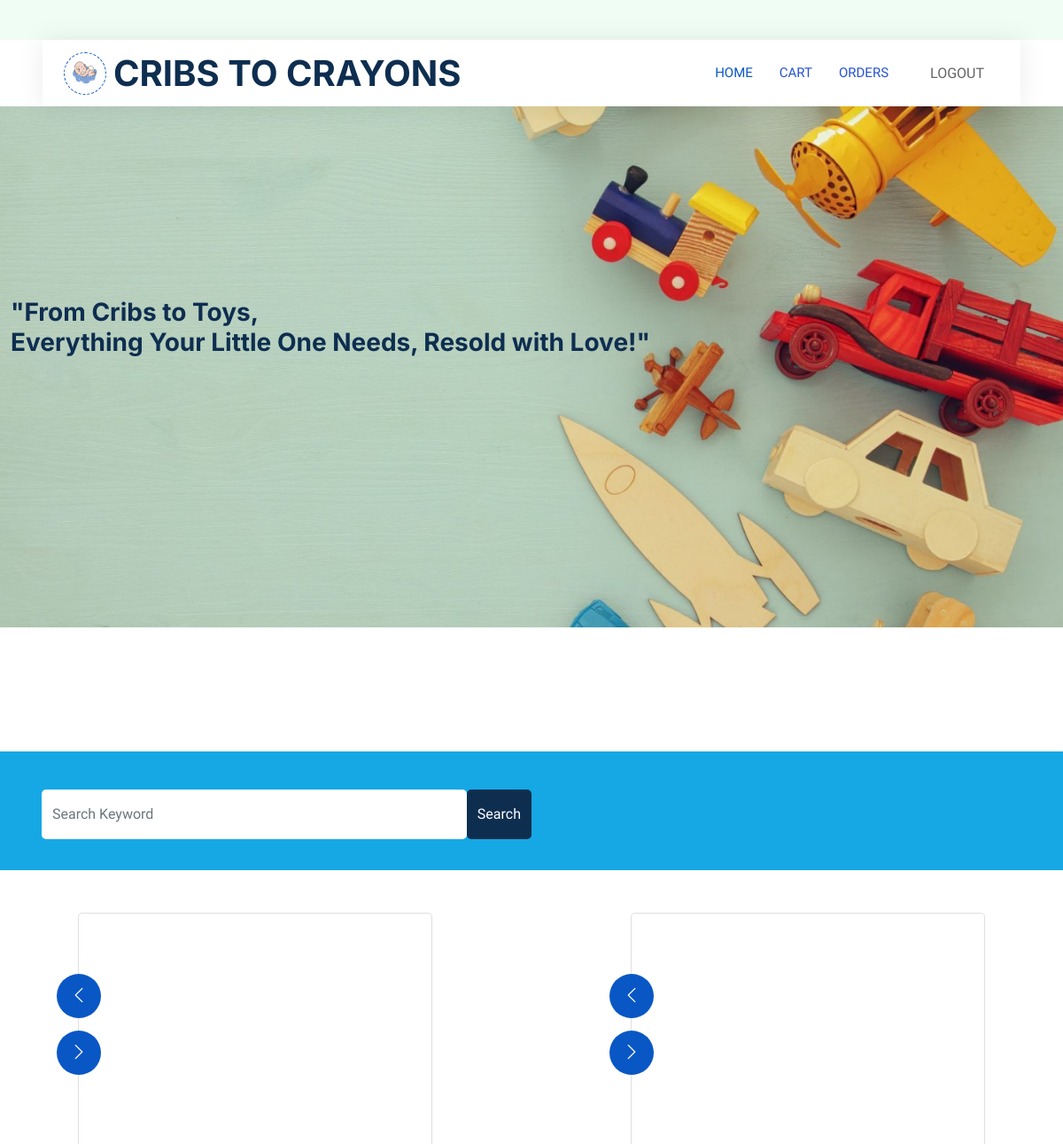
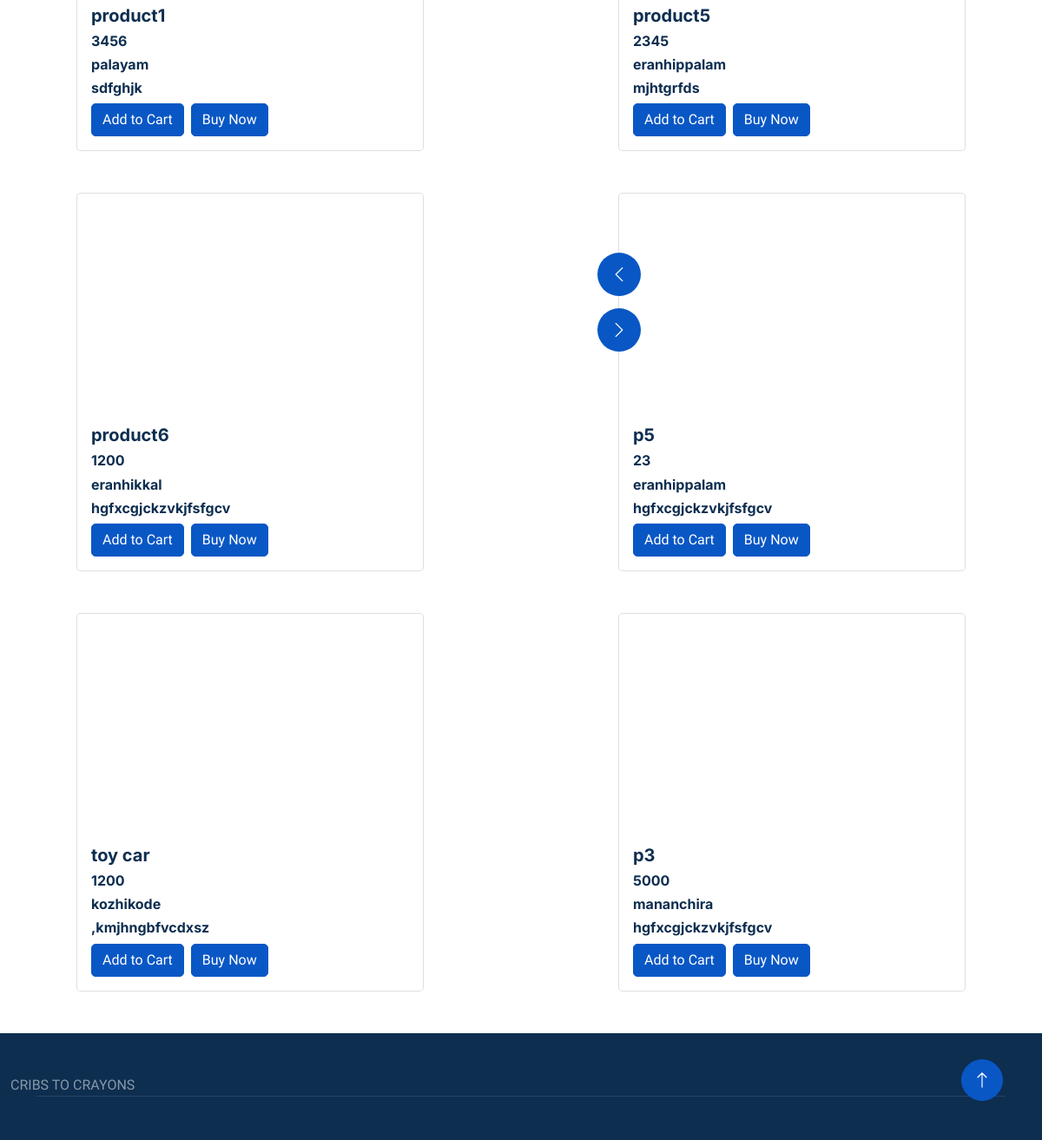
/purchase, run on the app's committed database (2 pictures, top to bottom).
### app1/models.py (models this page shows)
class Product(models.Model):
    seller_id=models.ForeignKey(Seller,on_delete=models.CASCADE)
    product_name=models.CharField(max_length=30)
    price=models.IntegerField()
    product_details=models.CharField(max_length=100)
    location=models.CharField(max_length=30)
    image1=models.FileField(upload_to='product')
    image2=models.FileField(upload_to='product')
    image3=models.FileField(upload_to='product')

### app1/views.py (the view)
# urls.py: path('purchase',views.purchase,name="purchase"),
def purchase(request):
    product=Product.objects.all()
    context={
        'product':product
    }
    return render(request,'Customer/purchase.html',context)

### template/Customer/purchase.html (shortened to what this page needs)
<!DOCTYPE html>
<html lang="en">
{% load static %}
<head>
    <link href="https://cdnjs.cloudflare.com/ajax/libs/font-awesome/5.10.0/css/all.min.css" rel="stylesheet">
    <link href="https://cdn.jsdelivr.net/npm/bootstrap-icons@1.4.1/font/bootstrap-icons.css" rel="stylesheet">
    <link href="{% static 'js/animate.min.css' %}" rel="stylesheet">
    <link href="{% static 'js/owl.carousel.min.css' %}" rel="stylesheet">
    <link href="{% static 'css/bootstrap.min.css' %}" rel="stylesheet">
    <link href="{% static 'css/style.css' %}" rel="stylesheet">
</head>
<body>
    <div class="container-xxl bg-white p-0">
        <div class="container-fluid nav-bar bg-transparent">
            <nav class="navbar navbar-expand-lg bg-white navbar-light py-0 px-4">
                <a href="index.html" class="navbar-brand d-flex align-items-center text-center">
                    <div class="icon p-2 me-2">
                        <img class="img-fluid" src="{% static 'img/logo.gif' %}" alt="Icon" style="width: 30px; height: 30px;">
                    </div>
                    <h1 class="m-0 " >CRIBS TO CRAYONS</h1>
                </a>
                <div class="collapse navbar-collapse" id="navbarCollapse">
                    <div class="navbar-nav ms-auto">
                        <a href="{% url 'customerprofile'%}" class="nav-item nav-link active">HOME</a>
                        <a href="{% url 'cart' %}" class="nav-item nav-link">CART</a>
                        <a href="{% url 'myorders'%}" class="nav-item nav-link">ORDERS</a>
                    </div>
                    <a href="{% url 'login'%}" class="btn  px-3 d-none d-lg-flex" >LOGOUT</a>
                </div>
            </nav>
        </div>
<div class="bb">
<br>
<br>
<br>
<br>
<br>
<br>
<br>
<br>
<br>
<div class="container-fluid">
<h3>
    "From Cribs to Toys, <br>
Everything Your Little One Needs, Resold with Love!"<br>
<br>
<br>
<br>
<br>
<br>
<br>
<br>
<br>
<br>
<br>
<br>
<br>
<br>
</h3>
</div>
</div>
<div class="container-fluid bg-primary mb-5 wow fadeIn" data-wow-delay="0.1s" style="padding: 35px;">
    <div class="container">
        <div class="row g-2">
            <form method="get" action="{% url 'productsearch'%}">
            <div class=" col-md-6 d-flex ">
                <input type="text" class="form-control border-0 py-3" placeholder="Search Keyword" name="search">
                <div>
                <button class="btn btn-dark border-0 w-100 py-3">Search</button>
            </div>
        </div>
        </form>
    </div>
    </div>
</div>
                        <div class="d-flex justify-content-around w-100 gap-5 flex-wrap">
                            {% for i in product %}
                        <div class="card" style="width: 25rem;">
                            <div class="owl-carousel header-carousel" >
                                <div class="owl-carousel-item">
                                    <img class="" src="{{ i.image1.url }}"   alt="" height="250px">
                                </div>
                            </div>
                            <div class="card-body">
                              <h5 class="card-title">{{ i.product_name }}</h5>
                              <h6 class="card-title">{{ i.price }}</h6>
                              <h6 class="card-title">{{ i.location }}</h6>
                              <h6 class="card-title">{{ i.product_details }}</h6>
                              <div class="d-flex gap-2">
                                  <a href="{% url 'addtocart' id=i.id %}" class="btn btn-primary">Add to Cart</a>
                                  <a href="{% url 'productbooking' id=i.id %}" class="btn btn-primary">Buy Now</a>
                                </div>
                            </div>
                        </div>
                          {% endfor %}
                    </div>
        <div class="container-fluid bg-dark text-white-50 footer pt-5 mt-5 wow fadeIn" data-wow-delay="0.1s">
            CRIBS TO CRAYONS
            <div class="container">
                <div class="copyright">
                </div>
            </div>
        </div>
        <a href="#" class="btn btn-lg btn-primary btn-lg-square back-to-top"><i class="bi bi-arrow-up"></i></a>
    </div>
</body>
</html>

### static/css/style.css (style rules this page uses)
:root { --primary: #0957c5; --secondary: #2264ff; --light: #EFFDF5; --dark: #2551d3; }
.back-to-top { position: fixed; display: none; right: 45px; bottom: 45px; z-index: 99; }
.btn { transition: .5s; }
.btn.btn-primary, .btn.btn-secondary { color: #FFFFFF; }
.btn-lg-square { width: 48px; height: 48px; }
.btn-square, .btn-sm-square, .btn-lg-square { padding: 0; display: flex; align-items: center; justify-content: center; font-weight: normal; border-radius: 50px; }
.nav-bar { position: relative; margin-top: 45px; padding: 0 3rem; transition: .5s; z-index: 9999; }
.navbar { box-shadow: 0 0 30px rgba(0, 0, 0, .08); }
.navbar-light .navbar-nav .nav-link { margin-right: 30px; padding: 25px 0; color: #5288e0; font-size: 15px; text-transform: uppercase; outline: none; }
.navbar-light .navbar-nav .nav-link:hover, .navbar-light .navbar-nav .nav-link.active { color: var(--primary); }
.navbar-light .navbar-brand { height: 75px; }
.navbar-light .navbar-nav .nav-link { color: var(--dark); font-weight: 500; }
.icon { padding: 15px; display: inline-flex; align-items: center; justify-content: center; background: #FFFFFF !important; border-radius: 50px; border: 1px dashed var(--primary) !important; }
.footer .copyright { padding: 25px 0; font-size: 15px; border-top: 1px solid rgba(256, 256, 256, .1); }

### data on the page
Product: image1 (picture), product_name "product1", price "3456", location "palayam", product_details "sdfghjk"
Product: image1 (picture), product_name "product5", price "2345", location "eranhippalam", product_details "mjhtgrfds"
Product: image1 (picture), product_name "product6", price "1200", location "eranhikkal", product_details "hgfxcgjckzvkjfsfgcv"
Product: image1 (picture), product_name "p5", price "23", location "eranhippalam", product_details "hgfxcgjckzvkjfsfgcv"
Product: image1 (picture), product_name "toy car", price "1200", location "kozhikode", product_details ",kmjhngbfvcdxsz"
Product: image1 (picture), product_name "p3", price "5000", location "mananchira", product_details "hgfxcgjckzvkjfsfgcv"
